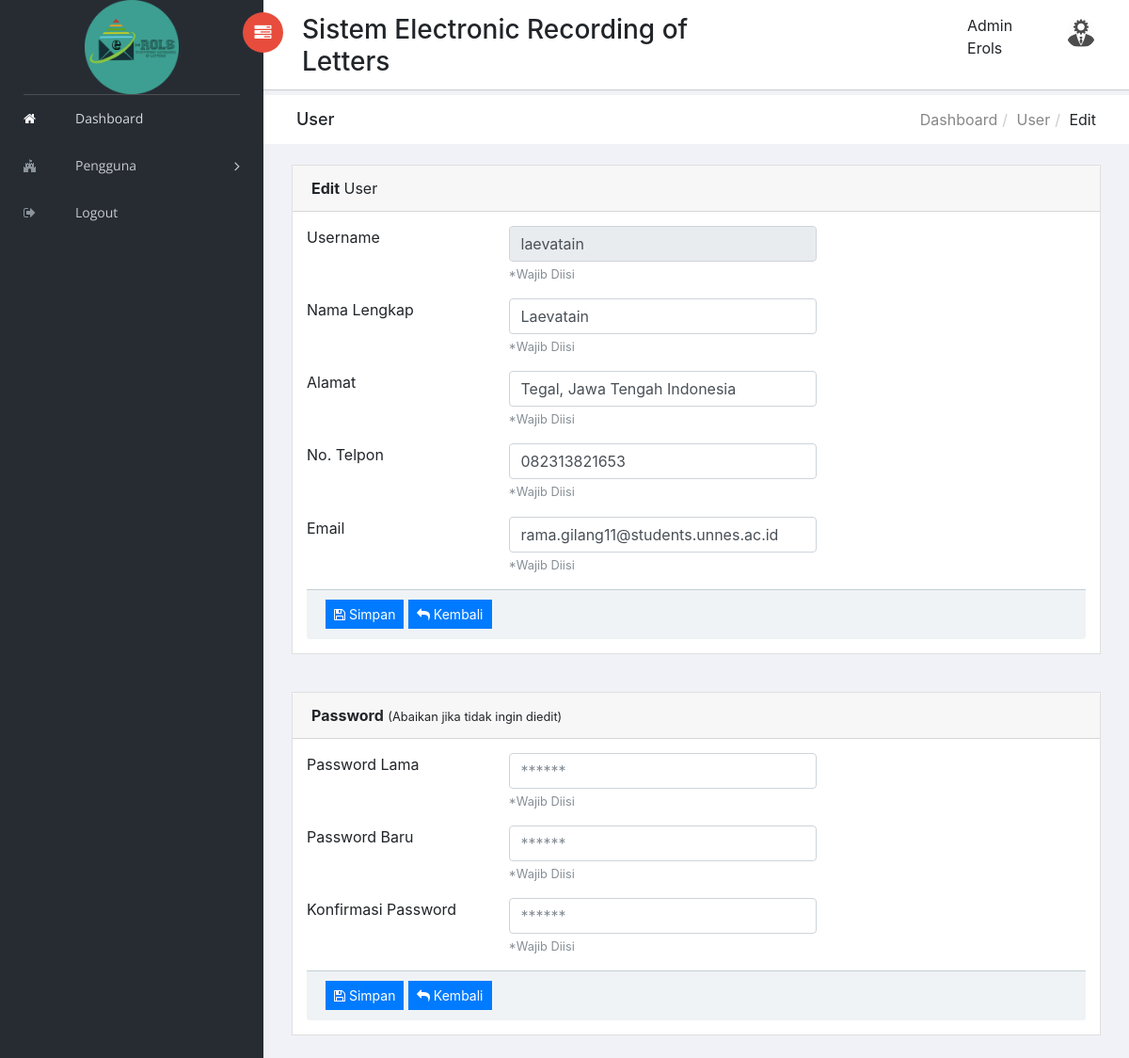
The page /index.php?page=user-edit&username=laevatain (signed in) on the database its author committed.
### tables this page shows
CREATE TABLE IF NOT EXISTS `pengguna` (
  `username` varchar(250) NOT NULL,
  `password` varchar(250) NOT NULL,
  `nama` varchar(250) NOT NULL,
  `id_role` int(3) NOT NULL,
  `alamat` text NOT NULL,
  `no_hp` varchar(20) NOT NULL,
  `email` varchar(250) NOT NULL,
  PRIMARY KEY (`username`)
);

### admin/user/user-edit.php (the view, shortened to what this page needs)
<div class="breadcrumbs">
            <div class="col-sm-4">
                <div class="page-header float-left">
                    <div class="page-title">
                        <h1>User</h1>
                    </div>
                </div>
            </div>
            <div class="col-sm-8">
                <div class="page-header float-right">
                    <div class="page-title">
                        <ol class="breadcrumb text-right">
                        <li><a href="index.php?page=home">Dashboard</a></li>
                        <li><a href="index.php?page=user-read">User</a></li>
                            <li class="active">Edit</li>
                        </ol>
                    </div>
                </div>
            </div>
        </div>
<?php
if (isset($_GET['username']))
{
    include "koneksi.php";
      $username = $_GET['username'];
      $sql = "SELECT * FROM pengguna WHERE username= '$username'";
      $q = mysqli_query($db,$sql);
      $row = mysqli_fetch_array($q,MYSQLI_ASSOC);
?>
  <div class="content mt-3">
        <div class="col-lg-12">
                    <div class="card">
                      <div class="card-header">
                        <strong>Edit</strong> User
                      </div>
                      <div class="card-body card-block">
   <form action="index.php?page=user-edit-notif" method="post" enctype="multipart/form-data" class="form-horizontal">
                          <div class="row form-group">
                            <div class="col col-md-3"><label for="text-input" class=" form-control-label">Username</label></div>
                            <div class="col-12 col-md-5"><input type="text" id="username" name="username" placeholder="Username" class="form-control" readonly value="<?php echo $row['username']; ?>"><small class="form-text text-muted">*Wajib Diisi</small></div>
                          </div>
                          <div class="row form-group">
                            <div class="col col-md-3"><label for="text-input" class=" form-control-label">Nama Lengkap</label></div>
                            <div class="col-12 col-md-5"><input type="text" id="nama" name="nama" placeholder="Nama" class="form-control" value="<?php echo $row['nama']; ?>"><small class="form-text text-muted">*Wajib Diisi</small></div>
                          </div>
                          <div class="row form-group">
                            <div class="col col-md-3"><label for="text-input" class=" form-control-label">Alamat</label></div>
                            <div class="col-12 col-md-5"><input type="text" id="alamat" name="alamat" placeholder="Alamat" class="form-control" value="<?php echo $row['alamat']; ?>"><small class="form-text text-muted">*Wajib Diisi</small></div>
                          </div>
                          <div class="row form-group">
                            <div class="col col-md-3"><label for="text-input" class=" form-control-label">No. Telpon</label></div>
                            <div class="col-12 col-md-5"><input type="text" id="no_hp" name="no_hp" placeholder="08xxx" class="form-control" value="<?php echo $row['no_hp']; ?>"><small class="form-text text-muted">*Wajib Diisi</small></div>
                          </div>
                          <div class="row form-group">
                            <div class="col col-md-3"><label for="text-input" class=" form-control-label">Email</label></div>
                            <div class="col-12 col-md-5"><input type="text" id="email" name="email" placeholder="example@ex.com" class="form-control" value="<?php echo $row['email']; ?>"><small class="form-text text-muted">*Wajib Diisi</small></div>
                          </div>
                      <div class="card-footer">
                        <button type="submit" class="btn btn-primary btn-sm" href= >
                          <i class="fa fa-save"></i> Simpan
                        </button>
                        <a role="button" class="btn btn-primary btn-sm" href="index.php?page=user-read">
                        <i class="fa fa-reply"></i>
                           <font color="white">Kembali</font> </a>
</div>
</form>
</div>
</div>
</div>
</div>
 <div class="content mt-3">
        <div class="col-lg-12">
                    <div class="card">
                      <div class="card-header">
                        <strong>Password</strong> <small> (Abaikan jika tidak ingin diedit)</small>
                      </div>
                      <div class="card-body card-block">
                       <form action="index.php?page=user-password-notif" method="post" enctype="multipart/form-data" class="form-horizontal">
                        <div class="row form-group">
                            <div class="col col-md-3"><label for="text-input" class=" form-control-label">Password Lama</label></div>
                            <div class="col-12 col-md-5"><input type="password" id="password" name="password_lama" placeholder="******" class="form-control"><small class="form-text text-muted">*Wajib Diisi</small></div>
                          </div>
                          <div class="row form-group">
                            <div class="col col-md-3"><label for="text-input" class=" form-control-label">Password Baru</label></div>
                            <div class="col-12 col-md-5"><input type="password" id="password" name="password_baru" placeholder="******" class="form-control"><small class="form-text text-muted">*Wajib Diisi</small></div>
                          </div>
                          <div class="row form-group">
                            <div class="col col-md-3"><label for="text-input" class=" form-control-label">Konfirmasi Password</label></div>
                            <div class="col-12 col-md-5"><input type="password" id="password" name="password_konfirmasi" placeholder="******" class="form-control"><small class="form-text text-muted">*Wajib Diisi</small></div>
                          </div>
                          <div class="card-footer">
                        <button type="submit" class="btn btn-primary btn-sm" href= >
                          <i class="fa fa-save"></i> Simpan
                        </button>
                        <a role="button" class="btn btn-primary btn-sm" href="index.php?page=user-read">
                        <i class="fa fa-reply"></i>
                           <font color="white">Kembali</font> </a>
                        </form>
                      </div>
                      </div>
                      </div>
                      </div>
        <?php
}
?>

### assets/scss/style.css (style rules this page uses)
body { background: #f1f2f7; display: table; font-family: 'Open Sans' sans-serif !important; font-size: 16px; width: 100%; }
div[class*="col-"] { float: left; }
a, button { text-decoration: none; outline: none !important; color: #878787; -webkit-transition: all 0.25s ease; -moz-transition: all 0.25s ease; -ms-transition: all 0.25s ease; -o-transition: all 0.25s ease; transition: all 0.25s ease; }
h1, h2, h3, h4, h5, h6 { margin: 0; }
ul, ol { padding-left: 0; }
.btn, button, input, textarea { box-shadow: none; outline: 0 !important; }
.right-panel .breadcrumbs { background-color: #fff; display: inline-block; margin-top: 0; padding: 0 5px; width: 100%; }
.right-panel .page-header { min-height: 50px; margin: 0px; padding: 0px 15px; background: #ffffff; border-bottom: 0px; }
.right-panel .page-header h1 { font-size: 18px; padding: 15px 0; }
.right-panel .page-header .breadcrumb { margin: 0px; padding: 13.5px 0; background: #fff; text-transform: capitalize; }
.right-panel .page-header .breadcrumb > li + li:before { padding: 0 5px; color: #ccc; content: "/\00a0"; }
.content { float: left; padding: 0 20px; width: 100%; }
.card { margin-bottom: 1.5rem; border-radius: 0; }
.card .card-footer { padding: 0.65rem 1.25rem; background-color: #f0f3f5; border-top: 1px solid #c2cfd6; }
.breadcrumbs { margin-top: 0; }
.btn, .button { display: inline-block; font-weight: 400; text-align: center; white-space: nowrap; vertical-align: middle; transition: all .15s ease-in-out; border-radius: 0; cursor: pointer; }
@media (max-width: 1368px) { .content { padding: 0 15px; } }
@media (max-width: 1368px) { .card-body { padding: 15px; } }

### rows shown on the page
pengguna: username "laevatain", nama "Laevatain", alamat "Tegal, Jawa Tengah Indonesia", no_hp "082313821653", email "rama.gilang11@students.unnes.ac.id"

### other values the page prints
$_SESSION['nama'] "Admin Erols"
